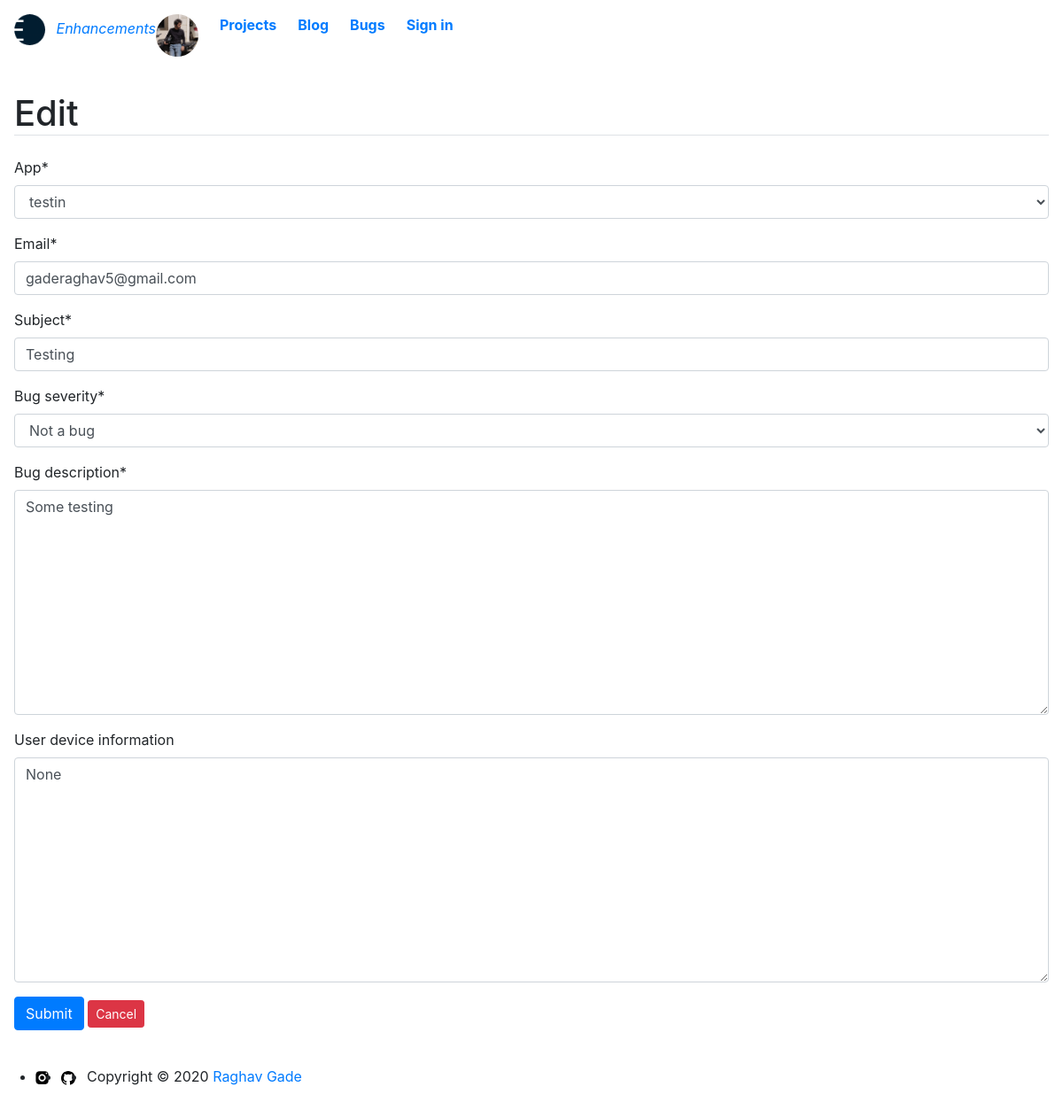
/ticket/1/edit, run on an earlier commit of the app's database.
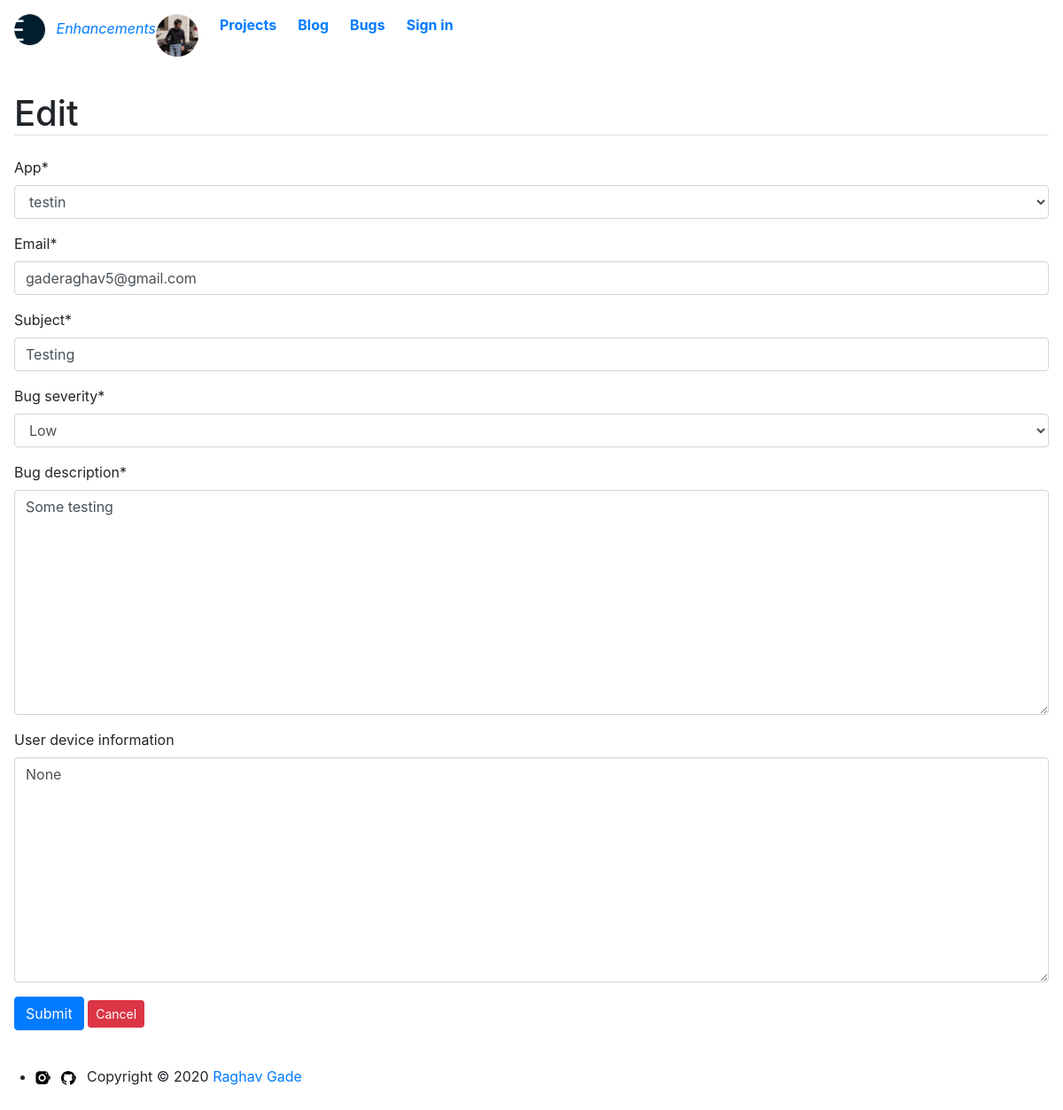
And on a later commit of the database.
### base/models.py (models this page shows, shortened)
class Project(models.Model):
    STATUS = (
        ('Queued','Queued'),
        ('Working','Working'),
        ('Completed','Completed'),
    )
    project_id = HashidAutoField(min_length=8,primary_key=True,alphabet="0123456789abcdefghijklmnopqrstuvwxyz",salt="drop the gun and go to steam bathc")
    project_title = models.CharField(max_length=200,blank=False)
    project_bugs = models.BooleanField(default=False)
    framework_used = models.ManyToManyField(Framework,blank=True)
    language_used = models.ManyToManyField(Language,blank=True)
    containerization_used = models.ManyToManyField(Containerization,blank=True)
    database_used = models.ManyToManyField(Database,blank=True)
    project_description = MDTextField()
    github_link = models.CharField(max_length=200, default='',blank=True,null=True)
    dockerhub_link = models.CharField(max_length=200, blank=True)
    status = models.CharField(max_length=20,null=False,choices=STATUS,default="Working")
    date_created = models.DateTimeField(auto_now_add=True)
    updated_at = models.DateTimeField(auto_now=True)
    features = models.BooleanField(default=False)
    hosted = models.BooleanField(default=False)
    def __str__(self):
        return str(self.project_title)
    class Meta:
        ordering = ['-updated_at']

class Bug(models.Model):
    CHOICE=(
        ('Low','Low'),
        ('Minor','Minor'),
        ('Major','Major'),
        ('Critical', 'Critical'),
        ('Not a bug','Not a bug')
    )
    STATUS=(
        ('Open','Open'),
        ('Closed','Closed'),
        ('Resolved','Resolved')
    )
    project = models.ForeignKey(Project,blank=False,null=True,on_delete=models.CASCADE)
    tracking_id = HashidAutoField(min_length=8,primary_key=True,alphabet="0123456789abcdefghijklmnopqrstuvwxyz",salt="Sakura says but she doesn't mean it bolte")
    ticket_status = models.CharField(max_length=10,choices=STATUS,default="Open")
    user_email = models.EmailField(blank=False)
    date_created = models.DateTimeField(auto_now_add=True)
    updated_at = models.DateTimeField(auto_now=True)
    subject = models.CharField(max_length=200,blank=False)
    bug_severity = models.CharField(max_length=10,choices=CHOICE,default=None,blank=False)
    bug_description = MDTextField()
    user_device_information = models.TextField(max_length=1000,blank=True)

### base/views.py (the view)
# urls.py: path('ticket/<str:tracking_id>/edit', views.editticket, name="ticketedit"),
def editticket(request,tracking_id):
    ticket = Bug.objects.get(tracking_id=tracking_id)
    form = BugForm(instance=ticket)
    if request.method == 'POST':
        form = BugForm(request.POST, request.FILES, instance=ticket)
        if form.is_valid():
            form.save()
            messages.info(request, 'Updated.')
            return redirect('tickets')
    context = {
        'form' : form,
    }
    return render(request,'base/editticket.html', context)

### base/forms.py
class BugForm(ModelForm):
    class Meta:
        model = Bug
        fields = ['project','user_email','subject','bug_severity','bug_description','user_device_information']
        labels = {
            'user_email': _('Email'),
            'project': _('App'),
        }
        widgets ={
            'user_device_information' : Textarea(
                attrs={'placeholder':'In case it is a bug, please enter your device hardware/software information.\nThis should include:\nOS(OS version)\nSoftware requirements for this application with version'}),
            }

### base/templates/base/editticket.html (shortened to what this page needs)
{% extends 'base/main.html'%}
{% load static %}
{% block content%}
{% load crispy_forms_tags%}
<main class="container-lg px-3 pb-4">
    <h1 class="border-bottom h1 my-3 my-lg-4">Edit</h1>
        <form action="" autocomplete="off" method="POST" >
            {{ form|crispy }}
            <button type="submit" class="btn btn-primary">Submit</button>
            <a class="btn btn-sm btn-danger "  href="{% url 'tickets' %}">Cancel</a>
        </form>
</main>
{% endblock%}

What changed in the data, as far as the page shows it:
changed Bug "gaderaghav5@gmail.com": bug_severity "Not a bug" → "Low"
